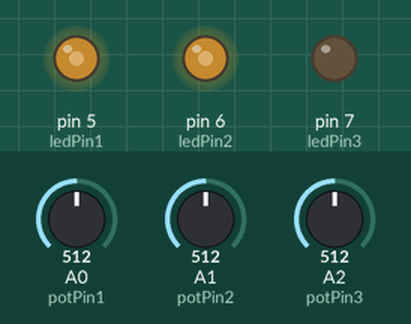
A sketch run on a simulated Arduino Uno, built with avr-gcc and run on an emulated ATmega328P. Parts: output pins drawn as LEDs (lit = HIGH). Inputs (shaded band) come from the test bench; at power-on: A0 (potPin1) = 512, A1 (potPin2) = 512, A2 (potPin3) = 512.

Above: at 1.2 s.
1.3 s: A0 (potPin1) set to 716
At 1.9 s:
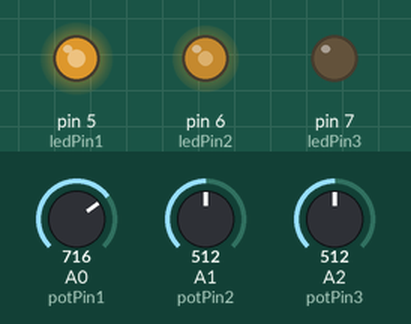
2.8 s: A1 (potPin2) set to 716
At 3.1 s:
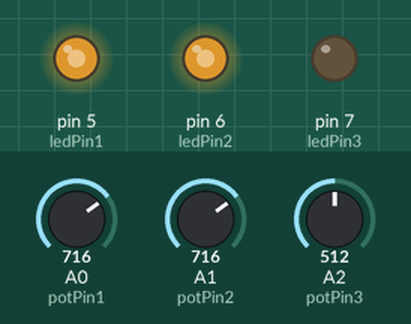
4.3 s: A2 (potPin3) set to 528
At 5.4 s:
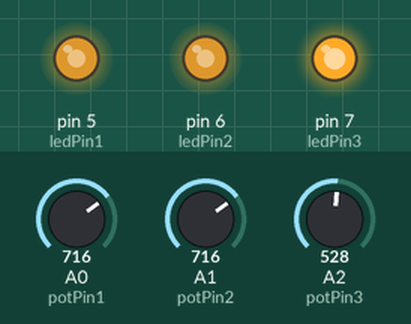
5.8 s: A0 (potPin1) set to 900
At 6.6 s:
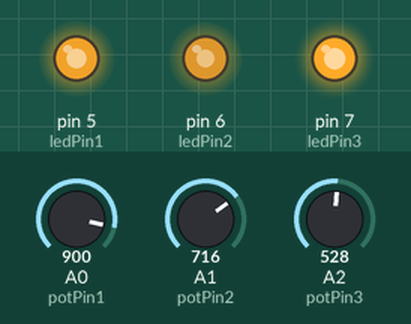
7.3 s: A2 (potPin3) set to 511
At 7.7 s:
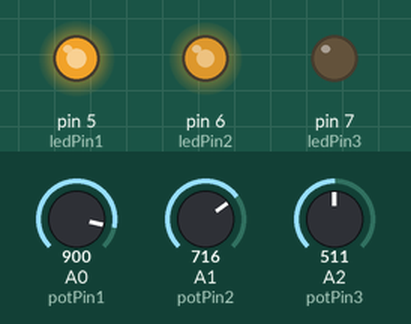
8.8 s: A1 (potPin2) set to 900
At 10.1 s:
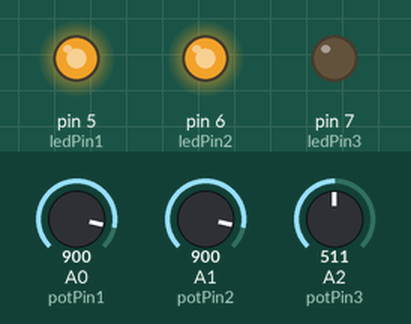
Timing chart, 0 to 11.3 s (numbered marks = the images above; inputs shaded):
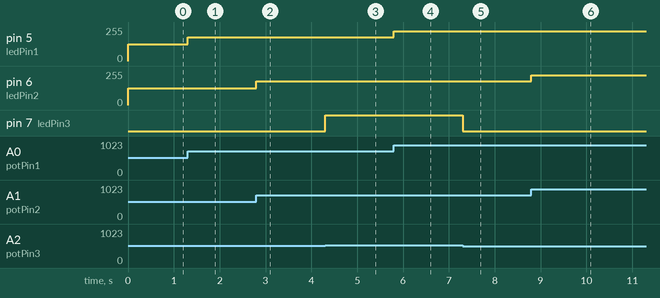

The sketch:

analogRGBControl.ino
```cpp
const int potPin1 = A0;
const int potPin2 = A1;
const int potPin3 = A2;
const int ledPin1 = 5;
const int ledPin2 = 6;
const int ledPin3 = 7;
int potValue1 = 0;
int potValue2 = 0;
int potValue3 = 0;
int ledValue1 = 0;
int ledValue2 = 0;
int ledValue3 = 0;

void setup() {
  // put your setup code here, to run once:
  pinMode ( potPin1, INPUT);
  pinMode ( ledPin1, OUTPUT);
  Serial.begin ( 9600 ); // boud rate -> bits per sec
  pinMode ( potPin2, INPUT);
  pinMode ( ledPin2, OUTPUT);
  pinMode ( potPin3, INPUT);
  pinMode ( ledPin3, OUTPUT);
}

void loop() {
  // put your main code here, to run repeatedly:
  potValue1 = analogRead( potPin1 );  // 0 - 1023
  //analogWrite  -> 0 - 255
  //analogWrite ( ledPin, 1023); // 1023 mod 255
  ledValue1 = map ( potValue1, 0, 1023, 0 , 255 );
  analogWrite( ledPin1, ledValue1);

  potValue2 = analogRead( potPin2 );
  ledValue2 = map ( potValue2, 0, 1023, 0 , 255 );
  analogWrite( ledPin2, ledValue2);

  potValue3 = analogRead( potPin3);
  ledValue3 = map ( potValue3, 0, 1023, 0 , 255 );
  analogWrite( ledPin3, ledValue3);
}
```

Measured:
- the behaviour switches between 513 and 514 on A2 (potPin3) (found by bisection; images 2 and 3)
- after the input at 1.3 s, pin 5 (ledPin1): 127/255 → 178/255 at once
- after the input at 2.8 s, pin 6 (ledPin2): 127/255 → 178/255 at once
- after the input at 4.3 s, pin 7 (ledPin3): LOW → HIGH at once
- after the input at 5.8 s, pin 5 (ledPin1): 178/255 → 224/255 at once
- after the input at 7.3 s, pin 7 (ledPin3): HIGH → LOW at once
- after the input at 8.8 s, pin 6 (ledPin2): 178/255 → 224/255 at once
